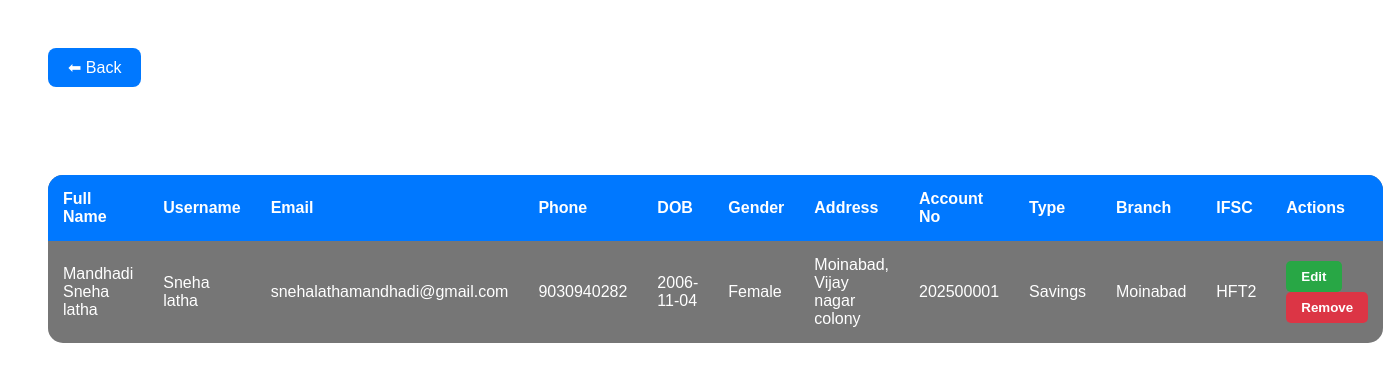
The app's page /view_accounts with its own data.
### app.py (models this page shows)
class Account(db.Model):
    id = db.Column(db.Integer, primary_key=True)
    fullname = db.Column(db.String(100), nullable=False)
    username = db.Column(db.String(50), nullable=False, unique=True)
    email = db.Column(db.String(100))
    phone = db.Column(db.String(15))
    dob = db.Column(db.String(20))
    gender = db.Column(db.String(10))
    address = db.Column(db.String(200))
    account_number = db.Column(db.String(20), unique=True, nullable=False)
    account_type = db.Column(db.String(20))
    branch = db.Column(db.String(100))
    ifsc = db.Column(db.String(20))
    pin = db.Column(db.String(10), nullable=False)

### app.py (the view)
@app.route("/view_accounts")
def view_accounts():
    accounts = Account.query.all()
    return render_template("view_accounts.html", accounts=accounts)

### templates/view_accounts.html (shortened to what this page needs)
<!DOCTYPE html>
<html lang="en">
<head>
</head>
<body>
  <a href="/account" class="back-btn">⬅ Back</a>
  <h2>All Account Details</h2>
  {% if accounts %}
  <table>
    <tr>
      <th>Full Name</th>
      <th>Username</th>
      <th>Email</th>
      <th>Phone</th>
      <th>DOB</th>
      <th>Gender</th>
      <th>Address</th>
      <th>Account No</th>
      <th>Type</th>
      <th>Branch</th>
      <th>IFSC</th>
      <th>Actions</th>
    </tr>
    {% for acc in accounts %}
    <tr>
      <td>{{ acc.fullname }}</td>
      <td>{{ acc.username }}</td>
      <td>{{ acc.email }}</td>
      <td>{{ acc.phone }}</td>
      <td>{{ acc.dob }}</td>
      <td>{{ acc.gender }}</td>
      <td>{{ acc.address }}</td>
      <td>{{ acc.account_number }}</td>
      <td>{{ acc.account_type }}</td>
      <td>{{ acc.branch }}</td>
      <td>{{ acc.ifsc }}</td>
      <td>
        <form action="{{ url_for('edit_account', id=acc.id) }}" method="get" style="display:inline;">
          <button type="submit" class="action-btn edit-btn">Edit</button>
        </form>
        <form action="{{ url_for('delete_account', id=acc.id) }}" method="post" style="display:inline;" onsubmit="return confirm('Are you sure you want to delete this account?');">
          <button type="submit" class="action-btn delete-btn">Remove</button>
        </form>
      </td>
    </tr>
    {% endfor %}
  </table>
  {% else %}
  <p>No accounts found.</p>
  {% endif %}
</body>
</html>

### templates/view_accounts.html (style rules this page uses)
body { font-family: 'Poppins', sans-serif; background: url('https://img.freepik.com/premium-vector/financial-banking-technology-concept_387612-31.jpg') no-repeat center center/cover; min-height: 100vh; color: white; padding: 40px; }
h2 { margin-bottom: 20px; text-align: center; }
table { width: 100%; border-collapse: collapse; background: rgba(0, 0, 0, 0.6); border-radius: 15px; overflow: hidden; }
th, td { padding: 15px; text-align: left; }
th { background: #0078ff; }
tr:nth-child(even) { background: rgba(255, 255, 255, 0.1); }
.back-btn { display: inline-block; margin-bottom: 20px; background-color: #0078ff; padding: 10px 20px; border-radius: 8px; color: white; text-decoration: none; }
.action-btn { padding: 8px 15px; border: none; border-radius: 5px; cursor: pointer; color: white; font-weight: bold; }
.edit-btn { background-color: #28a745; }
.delete-btn { background-color: #dc3545; }

### records on screen
Account: fullname "Mandhadi Sneha latha", username "Sneha latha", email "snehalathamandhadi@gmail.com", phone "9030940282", dob "2006-11-04", gender "Female", address "Moinabad, Vijay nagar colony", account_number "202500001", account_type "Savings", branch "Moinabad", ifsc "HFT2"
